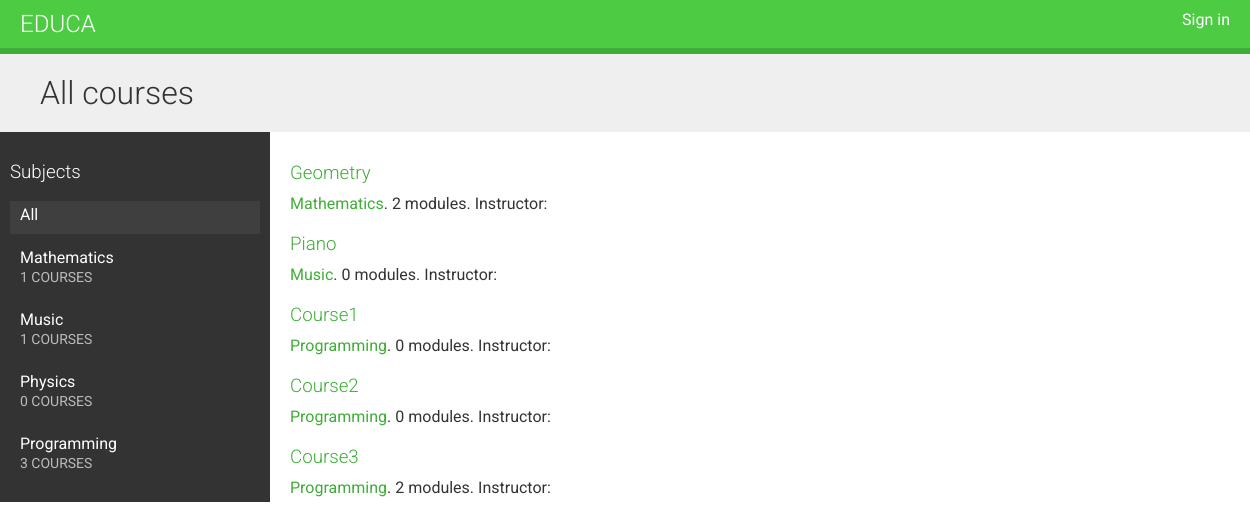
The app's page /, older data.
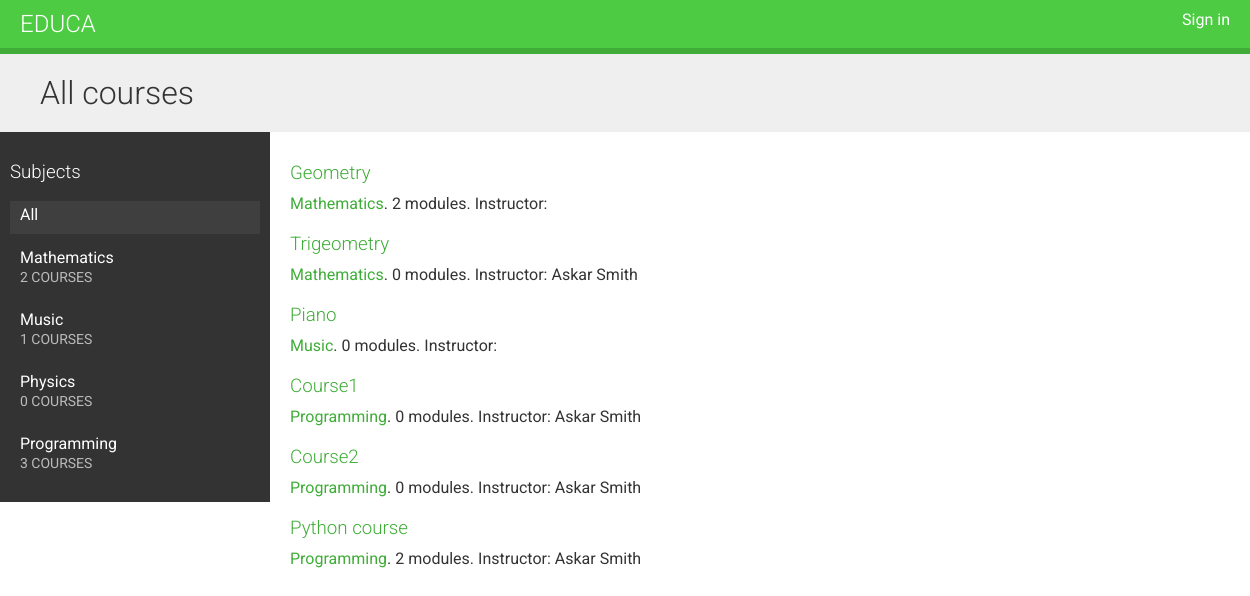
The same page, newer data.
### courses/models.py (models this page shows, shortened)
class Subject(models.Model):
    title = models.CharField(max_length=255)
    slug = models.SlugField(max_length=255, unique=True)
    class Meta:
        ordering = ['title']
        permissions = [
            ("change_task_status", "Can change the status of tasks"),
            ("close_task", "Can remove a task by setting its status as closed"),
        ]
    def __str__(self):
        return self.title

class Course(models.Model):
    owner = models.ForeignKey(User,
                              related_name='courses_created',
                              on_delete=models.CASCADE)
    subject = models.ForeignKey(Subject,
                                related_name='courses',             # always pay attention
                                on_delete=models.CASCADE)
    title = models.CharField(max_length=255)
    slug = models.SlugField(max_length=255, unique=True)
    overview = models.TextField()
    created = models.DateTimeField(auto_now_add=True)
    students = models.ManyToManyField(User,
                                      related_name='courses_joined',
                                      blank=True)
    class Meta:
        ordering = ['-created']

### courses/views.py (the view)
# urls.py: path('', CourseListView.as_view(), name='course_list'),
class CourseListView(TemplateResponseMixin, View):
    model = Course
    template_name = 'courses/course/list.html'
    def get(self, request, subject=None):
        subjects = cache.get('all_subjects')
        if not subjects:
            subjects = Subject.objects.annotate(total_courses=Count('courses'))
            cache.set('all_subjects', subjects)
        all_courses = Course.objects.annotate(total_modules=Count('modules'))
        if subject:
            subject = get_object_or_404(Subject, slug=subject)
            key = f'subject_{subject.id}_courses'
            courses = cache.get(key)
            if not courses:
                courses = all_courses.filter(subject=subject)
                cache.set(key, courses)
        else:
            courses = cache.get('all_courses')
            if not courses:
                courses = all_courses
                cache.set('all_courses', courses)
        return self.render_to_response({'subjects': subjects,
                                        'subject': subject,
                                        'courses': courses})

### courses/templates/courses/course/list.html (shortened to what this page needs)
{% extends "base.html" %}
{% block content %}
  <h1>
    {% if subject %}
      {{ subject.title }} courses
    {% else %}
      All courses
    {% endif %}
  </h1>
  <div class="contents">
    <h3>Subjects</h3>
    <ul id="modules">
      <li {% if not subject %}class="selected"{% endif %}>
        <a href="{% url "course_list" %}">All</a>
      </li>
      {% for s in subjects %}
        <li {% if subject == s %}class="selected"{% endif %}>
          <a href="{% url "course_list_subject" s.slug %}">
            {{ s.title }}
            <br><span>{{ s.total_courses }} courses</span>
          </a>
        </li>
      {% endfor %}
    </ul>
  </div>
  <div class="module">
    {% for course in courses %}
      {% with subject=course.subject %}
        <h3>
          <a href="{% url "course_detail" course.slug %}">
            {{ course.title }}
          </a>
        </h3>
        <p>
          <a href="{% url 'course_list_subject' subject.slug %}">{{ subject }}</a>.
            {{ course.total_modules }} modules.
            Instructor: {{ course.owner.get_full_name }}
        </p>
      {% endwith %}
    {% endfor %}
  </div>
{% endblock %}

Row changes from the older to the newer data that the page shows:
computed for Subject "Mathematics": total_courses "1" → "2"
added Course: title "Trigeometry", subject "Mathematics", total_modules "0", owner.get_full_name "Askar Smith"
changed through a linked row, Course "Course1": owner.get_full_name (not shown) → "Askar Smith"
changed through a linked row, Course "Course2": owner.get_full_name (not shown) → "Askar Smith"
changed Course: title "Course3" → "Python course"; owner.get_full_name (not shown) → "Askar Smith"
